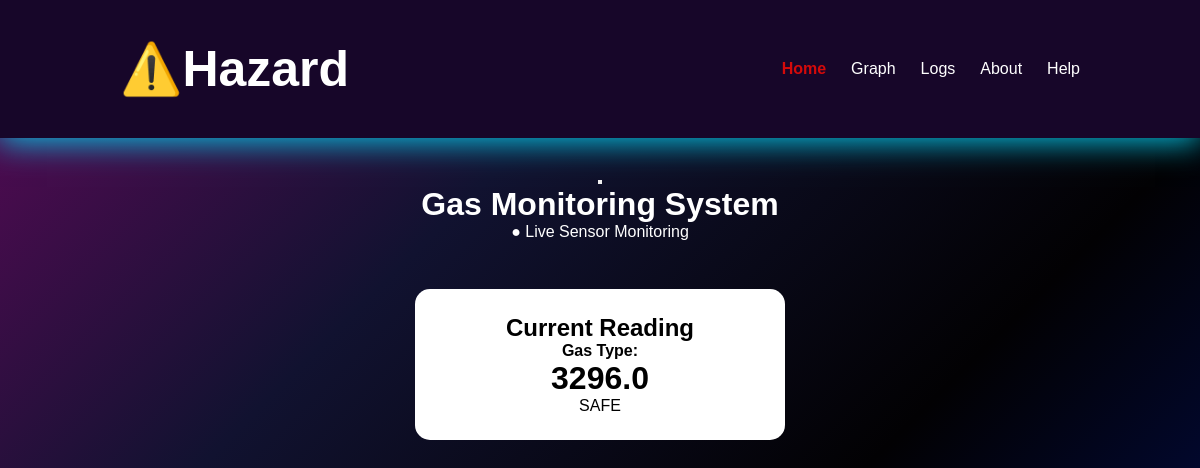
The app's page /, older data.
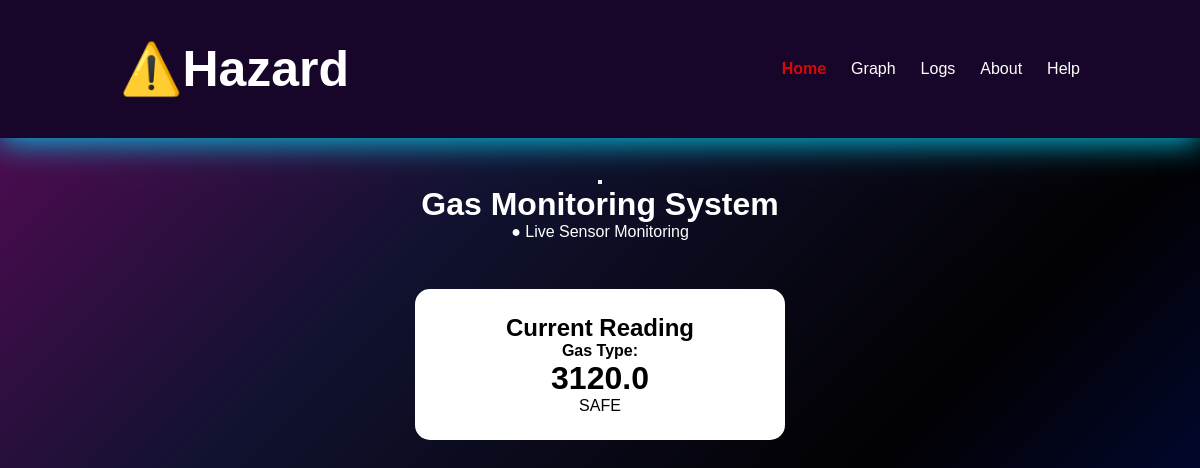
The same page, newer data.
### smartapp/models.py (models this page shows)
class SensorData(models.Model):
    value = models.FloatField()
    timestamp = models.DateTimeField(auto_now_add=True)

### smartapp/views.py (the view)
# urls.py: path("", views.home, name="home"),
def home(request):
    latest = SensorData.objects.last()
    if latest:
        latest.is_safe = latest.value <= SAFE_LIMIT
    return render(request, "home.html", {
        "latest": latest,
        "page": "home"
    })

### smartapp/templates/home.html (shortened to what this page needs)
{% extends 'base.html' %}
{% load static %}
{% block content %}
<button onclick="enableSound()"></button>
<h1>Gas Monitoring System</h1>
<p>● Live Sensor Monitoring</p>
<div class="card">
  <h2>Current Reading</h2>
  {% if latest %}
    <p><b>Gas Type:</b> {{ latest.gas_type }}</p>
    <h1>{{ latest.value }}</h1>
    {% if latest.is_safe %}
      <p class="safe">SAFE</p>
    {% else %}
      <p class="danger">DANGER</p>
    {% endif %}
  {% endif %}
</div>
{% endblock %}

### smartapp/templates/base.html (shortened to what this page needs)
{% load static %}
<!DOCTYPE html>
<html>
  <head>
  </head>
  <body>
    <nav>
      <h1 class="tag1">⚠️Hazard</h1>
      <ul>
        <li><a href="/" class="{% if page == 'home' %}active-nav{% endif %}">Home</a></li>
<li><a href="/graph" class="{% if page == 'graph' %}active-nav{% endif %}">Graph</a></li>
<li><a href="/logs" class="{% if page == 'logs' %}active-nav{% endif %}">Logs</a></li>
<li><a href="/about" class="{% if page == 'about' %}active-nav{% endif %}">About</a></li>
<li><a href="/help" class="{% if page == 'help' %}active-nav{% endif %}">Help</a></li>
      </ul>
    </nav>
<div class="content">
    {% block content %}
    {% endblock %}
  </body>
</html>

### smartapp/templates/base.html (style rules this page uses)
* { margin: 0; padding: 0; }
body { font-family: Arial; background: linear-gradient(135deg, rgb(92, 9, 88), #111230, #020103, rgb(2, 14, 85)); color: white; text-align: center; min-height: 100vh; }
nav { background-color: #170629; padding: 40px 120px; display: flex; justify-content: space-between; align-items: center; box-shadow: 0 4px 30px rgb(6, 192, 225); }
ul { list-style: none; display: flex; gap: 25px; }
a { color: white; text-decoration: none; }
.card { background: white; color: black; width: 320px; margin: 0.5in auto; padding: 25px; border-radius: 15px; }
.tag1 { font-size:50px; }
.active-nav { color: #d40a0a; font-weight: bold; }
.content { margin-top: 30px; }

Row changes from the older to the newer data that the page shows:
no longer on this page (row unchanged): SensorData: value "3296.0"
added SensorData: value "3120.0"
